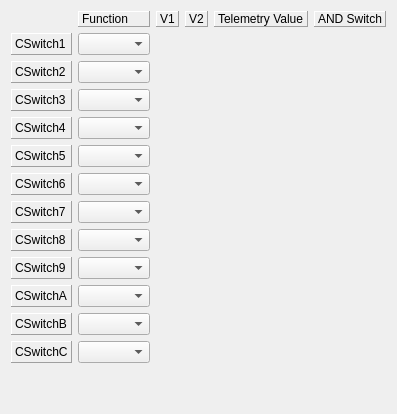
     <widget class="QWidget" name="tabSwitch">
      <attribute name="title">
       <string>Switches</string>
      </attribute>
      <layout class="QGridLayout" name="gridLayout_8" rowstretch="0,0,0,0,0,0,0,0,0,0,0,0,0,0" columnstretch="0,0,0,0,0,0">
       <item row="1" column="0">
        <widget class="QLabel" name="label_30">
         <property name="frameShape">
          <enum>QFrame::Panel</enum>
         </property>
         <property name="frameShadow">
          <enum>QFrame::Raised</enum>
         </property>
         <property name="text">
          <string>CSwitch1</string>
         </property>
        </widget>
       </item>
       <item row="1" column="1">
        <widget class="QComboBox" name="cswitchFunc_1"/>
       </item>
       <item row="2" column="0">
        <widget class="QLabel" name="label_31">
         <property name="frameShape">
          <enum>QFrame::Panel</enum>
         </property>
         <property name="frameShadow">
          <enum>QFrame::Raised</enum>
         </property>
         <property name="text">
          <string>CSwitch2</string>
         </property>
        </widget>
       </item>
       <item row="2" column="1">
        <widget class="QComboBox" name="cswitchFunc_2"/>
       </item>
       <item row="3" column="0">
        <widget class="QLabel" name="label_32">
         <property name="frameShape">
          <enum>QFrame::Panel</enum>
         </property>
         <property name="frameShadow">
          <enum>QFrame::Raised</enum>
         </property>
         <property name="text">
          <string>CSwitch3</string>
         </property>
        </widget>
       </item>
       <item row="3" column="1">
        <widget class="QComboBox" name="cswitchFunc_3"/>
       </item>
       <item row="4" column="0">
        <widget class="QLabel" name="label_33">
         <property name="frameShape">
          <enum>QFrame::Panel</enum>
         </property>
         <property name="frameShadow">
          <enum>QFrame::Raised</enum>
         </property>
         <property name="text">
          <string>CSwitch4</string>
         </property>
        </widget>
       </item>
       <item row="4" column="1">
        <widget class="QComboBox" name="cswitchFunc_4"/>
       </item>
       <item row="5" column="0">
        <widget class="QLabel" name="label_34">
         <property name="frameShape">
          <enum>QFrame::Panel</enum>
         </property>
         <property name="frameShadow">
          <enum>QFrame::Raised</enum>
         </property>
         <property name="text">
          <string>CSwitch5</string>
         </property>
        </widget>
       </item>
       <item row="5" column="1">
        <widget class="QComboBox" name="cswitchFunc_5"/>
       </item>
       <item row="6" column="1">
        <widget class="QComboBox" name="cswitchFunc_6"/>
       </item>
       <item row="0" column="1">
        <widget class="QLabel" name="cswFuncLabel">
         <property name="frameShape">
          <enum>QFrame::Panel</enum>
         </property>
         <property name="frameShadow">
          <enum>QFrame::Raised</enum>
         </property>
         <property name="text">
          <string>Function</string>
         </property>
        </widget>
       </item>
       <item row="0" column="2">
        <widget class="QLabel" name="cswCol1">
         <property name="frameShape">
          <enum>QFrame::Panel</enum>
         </property>
         <property name="frameShadow">
          <enum>QFrame::Raised</enum>
         </property>
         <property name="text">
          <string>V1</string>
         </property>
        </widget>
       </item>
       <item row="0" column="3">
        <widget class="QLabel" name="cswCol2">
         <property name="frameShape">
          <enum>QFrame::Panel</enum>
         </property>
         <property name="frameShadow">
          <enum>QFrame::Raised</enum>
         </property>
         <property name="text">
          <string>V2</string>
         </property>
        </widget>
       </item>
       <item row="6" column="0">
        <widget class="QLabel" name="label_35">
         <property name="frameShape">
          <enum>QFrame::Panel</enum>
         </property>
         <property name="frameShadow">
          <enum>QFrame::Raised</enum>
         </property>
         <property name="text">
          <string>CSwitch6</string>
         </property>
        </widget>
       </item>
       <item row="7" column="0">
        <widget class="QLabel" name="label_81">
         <property name="frameShape">
          <enum>QFrame::Panel</enum>
         </property>
         <property name="frameShadow">
          <enum>QFrame::Raised</enum>
         </property>
         <property name="text">
          <string>CSwitch7</string>
         </property>
        </widget>
       </item>
       <item row="8" column="0">
        <widget class="QLabel" name="label_82">
         <property name="frameShape">
          <enum>QFrame::Panel</enum>
         </property>
         <property name="frameShadow">
          <enum>QFrame::Raised</enum>
         </property>
         <property name="text">
          <string>CSwitch8</string>
         </property>
        </widget>
       </item>
       <item row="9" column="0">
        <widget class="QLabel" name="label_99">
         <property name="frameShape">
          <enum>QFrame::Panel</enum>
         </property>
         <property name="frameShadow">
          <enum>QFrame::Raised</enum>
         </property>
         <property name="text">
          <string>CSwitch9</string>
         </property>
        </widget>
       </item>
       <item row="10" column="0">
        <widget class="QLabel" name="label_100">
         <property name="frameShape">
          <enum>QFrame::Panel</enum>
         </property>
         <property name="frameShadow">
          <enum>QFrame::Raised</enum>
         </property>
         <property name="text">
          <string>CSwitchA</string>
         </property>
        </widget>
       </item>
       <item row="11" column="0">
        <widget class="QLabel" name="label_101">
         <property name="frameShape">
          <enum>QFrame::Panel</enum>
         </property>
         <property name="frameShadow">
          <enum>QFrame::Raised</enum>
         </property>
         <property name="text">
          <string>CSwitchB</string>
         </property>
        </widget>
       </item>
       <item row="12" column="0">
        <widget class="QLabel" name="label_102">
         <property name="frameShape">
          <enum>QFrame::Panel</enum>
         </property>
         <property name="frameShadow">
          <enum>QFrame::Raised</enum>
         </property>
         <property name="text">
          <string>CSwitchC</string>
         </property>
        </widget>
       </item>
       <item row="13" column="0">
        <spacer name="verticalSpacer">
         <property name="orientation">
          <enum>Qt::Vertical</enum>
         </property>
         <property name="sizeHint" stdset="0">
          <size>
           <width>20</width>
           <height>40</height>
          </size>
         </property>
        </spacer>
       </item>
       <item row="7" column="1">
        <widget class="QComboBox" name="cswitchFunc_7"/>
       </item>
       <item row="8" column="1">
        <widget class="QComboBox" name="cswitchFunc_8"/>
       </item>
       <item row="9" column="1">
        <widget class="QComboBox" name="cswitchFunc_9"/>
       </item>
       <item row="10" column="1">
        <widget class="QComboBox" name="cswitchFunc_10"/>
       </item>
       <item row="11" column="1">
        <widget class="QComboBox" name="cswitchFunc_11"/>
       </item>
       <item row="12" column="1">
        <widget class="QComboBox" name="cswitchFunc_12"/>
       </item>
       <item row="0" column="5">
        <widget class="QLabel" name="label_85">
         <property name="frameShape">
          <enum>QFrame::Panel</enum>
         </property>
         <property name="frameShadow">
          <enum>QFrame::Raised</enum>
         </property>
         <property name="text">
          <string>AND Switch</string>
         </property>
        </widget>
       </item>
       <item row="0" column="4">
        <widget class="QLabel" name="label_92">
         <property name="frameShape">
          <enum>QFrame::Panel</enum>
         </property>
         <property name="frameShadow">
          <enum>QFrame::Raised</enum>
         </property>
         <property name="text">
          <string>Telemetry Value</string>
         </property>
        </widget>
       </item>
      </layout>
     </widget>
